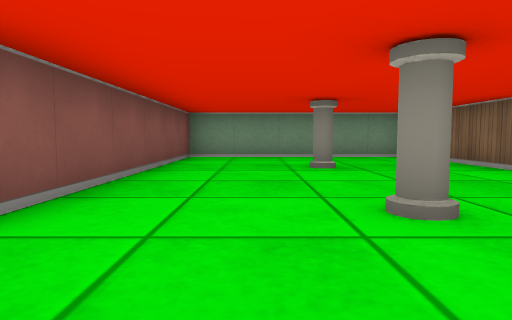
[1] (above)

17 first-person views from a walk through a cub3D maze. The camera is about half as high as the walls, tilts 4° down and sees 75° across. The floor is counted in squares. Each view is taken from the middle of a square. On the plan, view 1 faces up. The plan holds only what a view shows up to about 9 squares ahead; the rest is blank.

[2]
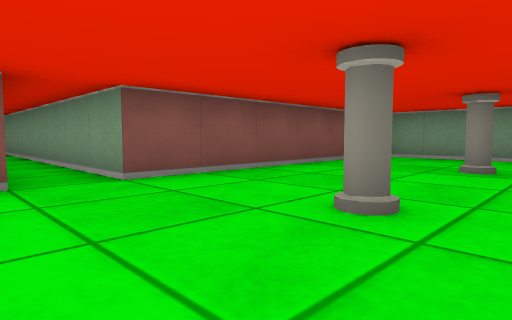

[3]
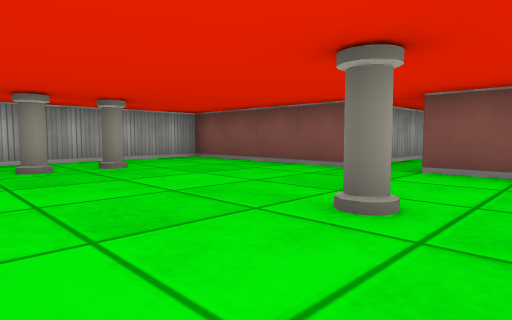

[4]
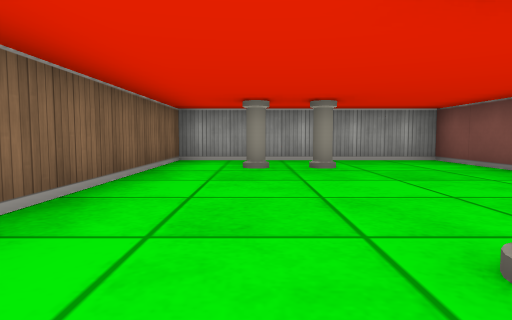

[5]
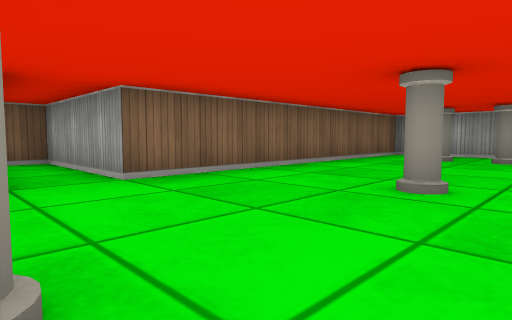

[6]
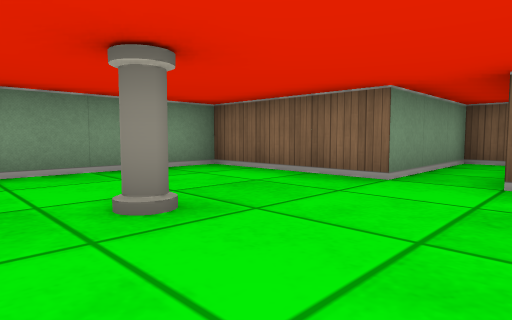

[7]
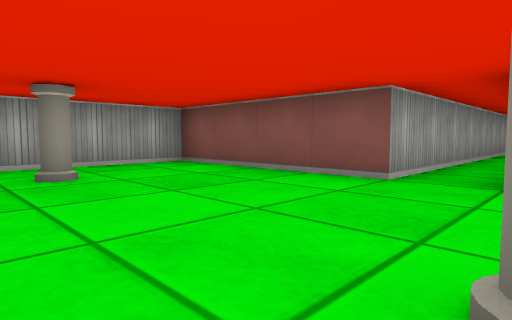

[8]
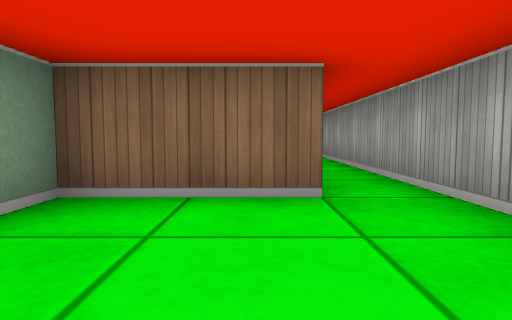

[9]
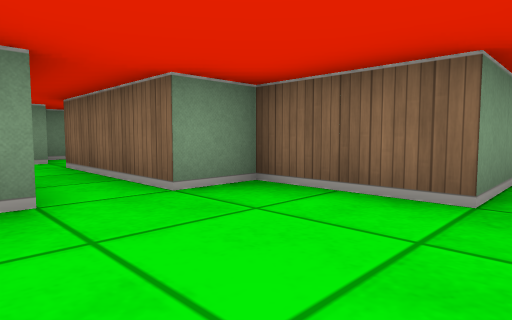

[10]
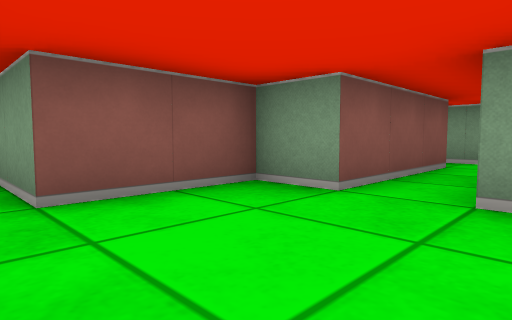

[11]
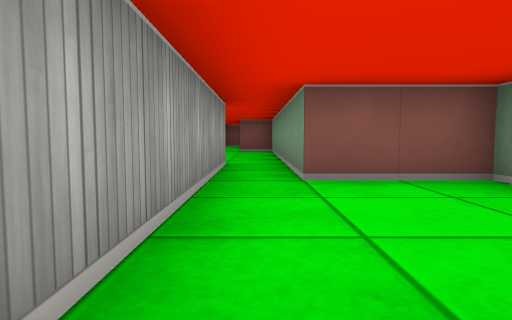

[12]
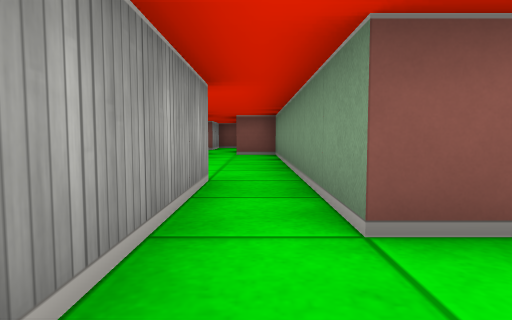

[13]
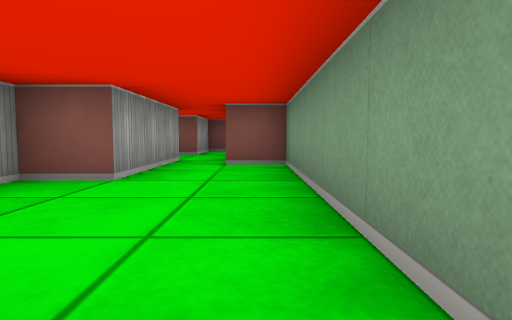

[14]
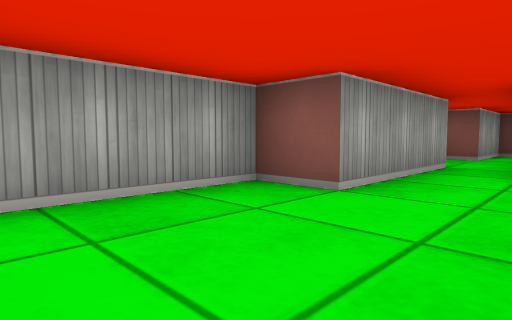

[15]
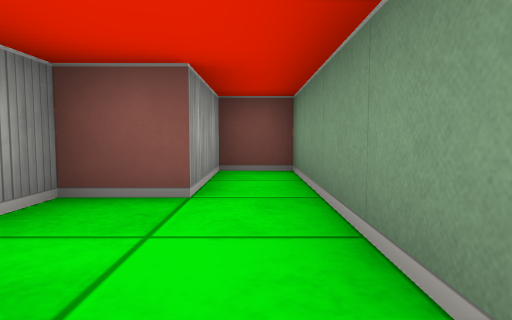

[16]
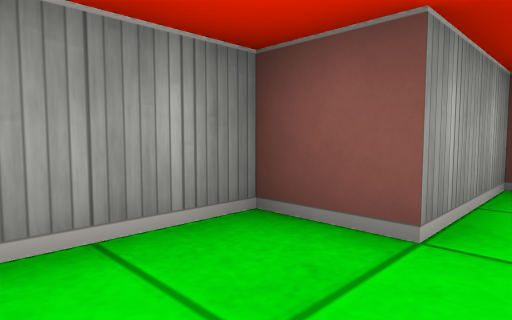

[17]
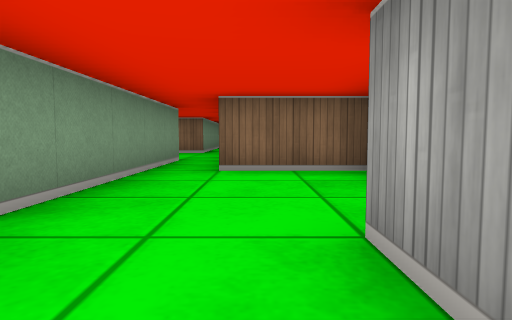

### Floor plan
Points are (right, up) in squares from view 1. A wall is a line through its corners. A room is listed if a view was taken in it or the views show most of it. See-through windows are left out.
Room 1 (views 1, 2, 3, 4, 5, 6, 7, 11)
walls: (-9.5, 0.5) (-1.5, 0.5) (-1.5, -3.5) (3.5, -3.5) (3.5, 3.5) (6.5, 3.5) (6.5, 4.5) (3.5, 4.5) (3.5, 7.5) (-1.5, 7.5) (-1.5, 1.5) (-9.5, 1.5)
ways out: opening at (-9, 1) to room 2
objects: pillar (1, -2); pillar (1, 2); pillar (1, 5); pillar (2, -2)
Room 2 (views 8, 9, 10, 12)
walls: (-11.5, 6.6) (-11.5, 3.5) (-12.5, 3.5) (-12.5, 1.5); (-9.5, 1.5) (-9.5, 3.5) (-10.5, 3.5) (-10.5, 6.5); (-10.4, 7.5) (-11.9, 7.5); (-12.5, 0.5) (-9.5, 0.5); (-9.9, 8.5) (-10.4, 8.5)
ways out: opening at (-9, 1) to room 1; opening at (-13.5, 1) to room 3
Room 3 (views 13, 14, 15, 17)
walls: (-14.5, -1.6) (-14.5, 0.5) (-12.5, 0.5); (-20.6, -0.5) (-17.5, -0.5) (-17.5, -1.5) (-15.2, -1.5); (-12.5, 1.5) (-19.5, 1.5) (-19.5, 0.5)
ways out: opening at (-13.5, 1) to room 2; opening at (-21, 0) to room 4
Room 4 (view 16)
walls: (-20.6, 0.5) (-24.5, 0.5) (-24.5, -0.5) (-22.5, -0.5) (-22.5, -1.5) (-21.1, -1.5)
ways out: opening at (-21, 0) to room 3

Where each view was taken, in squares from view 1:
view 1: 0 up, 0 right, facing up
view 2: 0 up, 2 right, facing up-left
view 3: 3 up, 3 right, facing down-left
view 4: 3 up, 2 right, facing down
view 5: 5 up, 0 right, facing down-right
view 6: 3 up, 0 right, facing up-right
view 7: 2 up, 2 right, facing down-left
view 8: 2 up, 12 left, facing right
view 9: 1 up, 12 left, facing up-right
view 10: 1 up, 10 left, facing up-left
view 11: 1 up, 9 left, facing left
view 12: 1 up, 11 left, facing left
view 13: 1 up, 14 left, facing left
view 14: 1 up, 15 left, facing down-left
view 15: 0 up, 20 left, facing left
view 16: 0 up, 21 left, facing down-left
view 17: 0 up, 19 left, facing right
